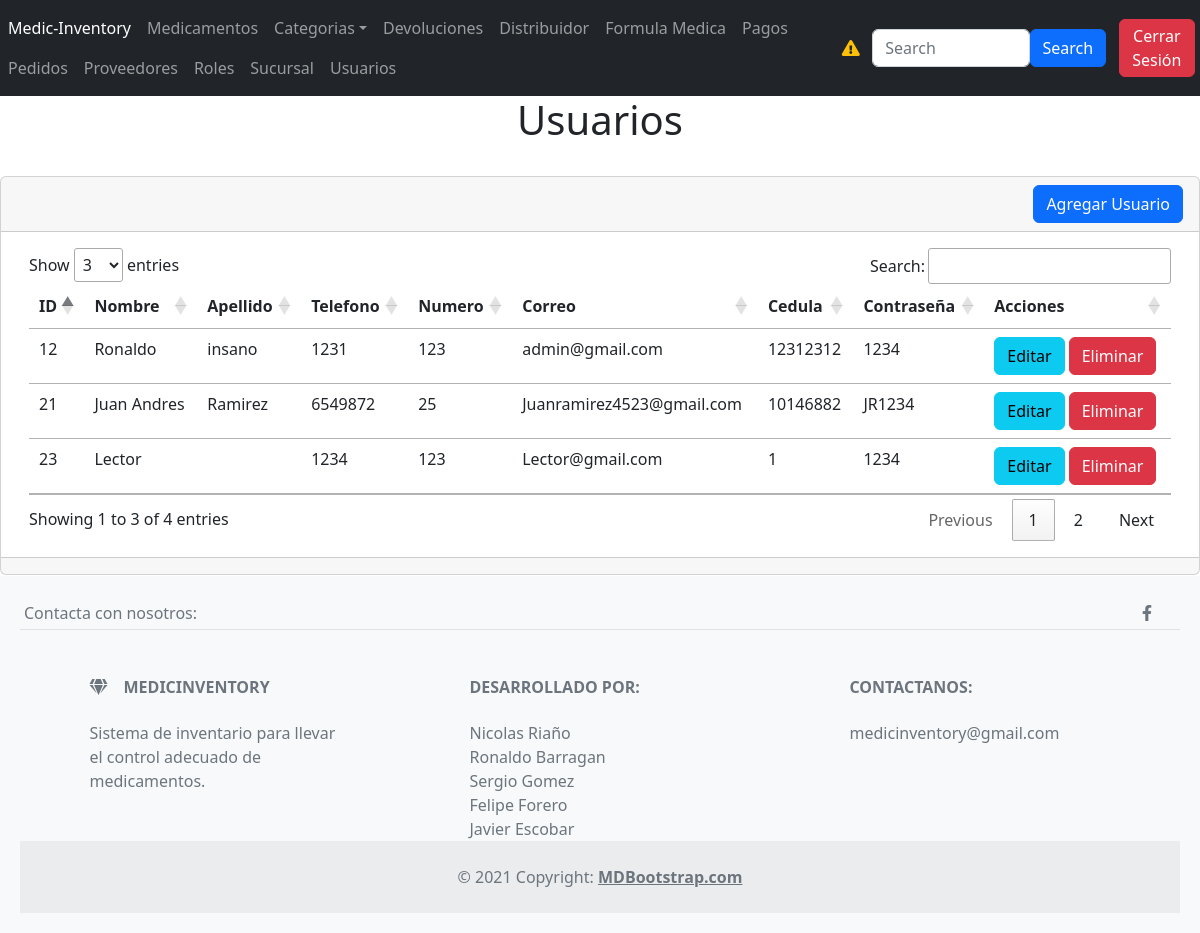
Screenshot of /Secciones/Usuarios/index.php (signed in) with the database file from the repository.
### tables this page shows
CREATE TABLE `persona` (
  `idPersona` int(11) NOT NULL,
  `cedulaP` int(10) NOT NULL,
  `correo` varchar(255) NOT NULL,
  `numeroP` int(10) NOT NULL,
  `telefonoP` int(10) NOT NULL,
  `nombreP` varchar(255) NOT NULL,
  `apellidosP` varchar(255) NOT NULL,
  `contrasena` varchar(255) DEFAULT NULL,
  `ROL_idRol` int(11) NOT NULL
);

### Plantillas/funciones.php (called while the page is built, shortened)
<?php
function obtenerRolUsuario($conexion)
{
    $idPersona = $_SESSION['idPersona'];
    $sentencia = $conexion->prepare("SELECT nombreRol FROM persona INNER JOIN rol ON persona.ROL_idRol = rol.idRol WHERE idPersona = :idPersona");
    $sentencia->bindParam(":idPersona", $idPersona);
    $sentencia->execute();
    $resultado = $sentencia->fetch(PDO::FETCH_ASSOC);
    return isset($resultado['nombreRol']) ? $resultado['nombreRol'] : 'Administrador';
}
?>

### Secciones/Usuarios/index.php (the view, shortened to what this page needs)
<?php
include('../../database.php');
$sentencia = $conexion->prepare("SELECT * FROM persona");
$sentencia->execute();
$lista_persona = $sentencia->fetchAll(PDO::FETCH_ASSOC);
?>
<?php include("../../Plantillas/header.php"); ?>
<h1 class="text-center text-info text-dark">Usuarios</h1>
<div class="card">
    <?php
    if ($rolUsuario === 'Administrador' || $rolUsuario === 'Asistente') {
        ?>
        <div class="card-header" style="text-align: right">
            <a name="" id="" class="btn btn-primary" href="crear.php" role="button">Agregar Usuario</a>
        </div>
        <?php
    }
    ?>
    <div class="card-body">
        <div class="table-responsive-sm container-sm" style="max-width: 100%; overflow-x: auto;">
            <table class="table" id="tabla_id">
                <thead>
                    <tr>
                        <th scope="col">ID</th>
                        <th scope="col">Nombre</th>
                        <th scope="col">Apellido</th>
                        <th scope="col">Telefono</th>
                        <th scope="col">Numero</th>
                        <th scope="col">Correo</th>
                        <th scope="col">Cedula</th>
                        <th scope="col">Contraseña</th>
                        <th scope="col">Acciones</th>
                    </tr>
                </thead>
                <tbody>
                    <?php foreach ($lista_persona as $registro) { ?>
                        <tr class="">
                            <td scope="row">
                                <?php echo $registro['idPersona'] ?>
                            </td>
                            <td scope="row">
                                <?php echo $registro['nombreP'] ?>
                            </td>
                            <td>
                                <?php echo $registro['apellidosP'] ?>
                            </td>
                            <td>
                                <?php echo $registro['telefonoP'] ?>
                            </td>
                            <td>
                                <?php echo $registro['numeroP'] ?>
                            </td>
                            <td>
                                <?php echo $registro['correo'] ?>
                            </td>
                            <td>
                                <?php echo $registro['cedulaP'] ?>
                            </td>
                            <td>
                                <?php echo $registro['contrasena'] ?>
                            </td>
                            <td>
                            <?php
                                if ($rolUsuario == 'Administrador') {
                                    ?>
                                    <a name="" id="" class="btn btn-info"
                                        href="editar.php?txtID=<?php echo $registro['idPersona'] ?>" role="button">Editar</a>
                                    <a name="" id="" class="btn btn-danger"
                                        href="javascript:borrar(<?php echo $registro['idPersona']; ?>);"
                                        role="button">Eliminar</a>
                                    <?php
                                } elseif ($rolUsuario == 'Asistente') {
                                    ?>
                                    <a name="" id="" class="btn btn-info"
                                        href="editar.php?txtID=<?php echo $registro['idPersona'] ?>" role="button">Editar</a>
                                    <?php
                                } elseif ($rolUsuario == 'Lector') {
                                }
                                ?>
                            </td>
                        </tr>
                    <?php } ?>
                </tbody>
            </table>
        </div>
    </div>
    <div class="card-footer text-muted"></div>
</div>
<?php include("../../Plantillas/footer.php"); ?>

### Plantillas/header.php (style rules this page uses)
body { display: flex; flex-direction: column; min-height: 100vh; margin: 0; }

### Plantillas/footer.php (style rules this page uses)
body { display: flex; flex-direction: column; min-height: 100vh; margin: 0; }

### rows the page displays
persona: idPersona "12", nombreP "Ronaldo", apellidosP "insano", telefonoP "1231", numeroP "123", correo "admin@gmail.com", cedulaP "12312312", contrasena "1234"
persona: idPersona "21", nombreP "Juan Andres", apellidosP "Ramirez", telefonoP "6549872", numeroP "25", correo "Juanramirez4523@gmail.com", cedulaP "10146882", contrasena "JR1234"
persona: idPersona "23", nombreP "Lector", telefonoP "1234", numeroP "123", correo "Lector@gmail.com", cedulaP "1", contrasena "1234"
